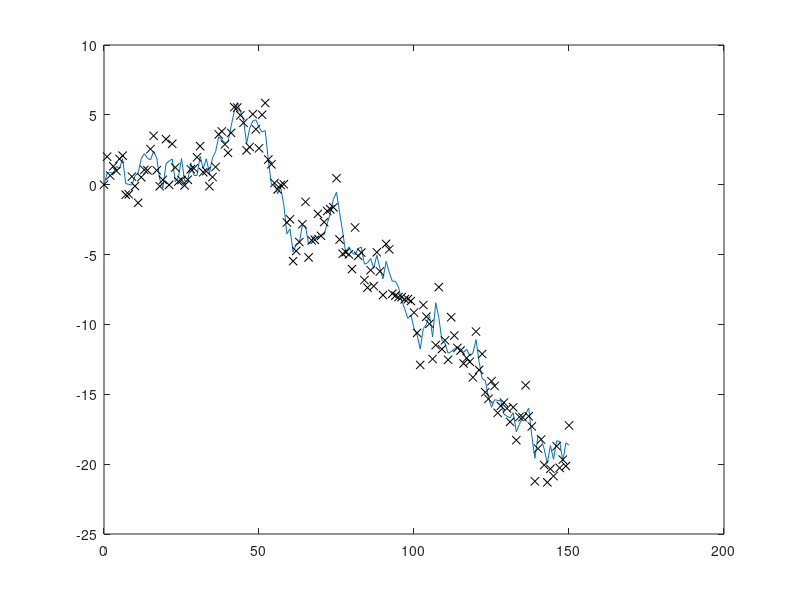

This figure's MATLAB source: (Note: this script raises an error after producing the figure.)
% test both ways of computing 
% the likelihood and its gradient

%% AR(1) model

N = 150;
A = 1;
Q = 1^2;
R = Q*1.2;
H = 1;

K = 0:N;
m0 = 0;
P0 = 1;
%% Simulate

xs = zeros(1,N+1);
ys = zeros(1,N+1);

% simulate
x0 = m0;
x = x0;
xs(:,1) = x0;
ys(:,1) = H*x0;

for k=2:N+1
	x = A*x+sqrt(Q)*randn;
  xs(:,k) = x;
	ys(:,k) = x+sqrt(R)*randn;
end


figure(1); clf;
plot(K,xs,K,ys,'kx');



% compute likelihood for A on grid


NN = 150;
alpha = 0.5;
as = linspace((1-alpha)*A,(1+alpha)*A,NN); % for q1
lhs = zeros(1,NN); glhs = lhs; glbs = lhs;
y = ys;
xDim = size(A,1);
MM = zeros(xDim,N+1); MM(:,1) = m0;
PP = zeros(xDim,xDim,N+1); PP(:,:,1) = P0;
MM_ = zeros(xDim,N+1);
PP_ = zeros(xDim,xDim,N+1);
m = m0; P = P0;
for j=1:NN
  lh = 0;
  for k=1:(N+1)

      [m_,P_] = kf_predict(m,P,as(j),Q);
      MM_(:,k) = m_;
      PP_(:,:,k) = P_;

      if k==N+1; break; end; 

      [m,P,~,my,Sy] = kf_update(m_,P_,y(:,k+1),H,R);


      MM(:,k+1) = m;
      PP(:,:,k+1) = P;
      lh = lh + likelihood(y(:,k+1)-my,Sy);

  end
  lhs(j) = lh;
end

figure(2); clf;
plot(as,lhs); grid on;


%% export plots

textwidth = 426.79134/72.27; % latex textwidth in inches
% plot the true locations and the measurements


plt = struct();kw=struct();
%kw.alpha = 0.2; kw.linewidth = 0.5;
plt.data = {{K xs},{K ys 'kx'},{as lhs}};
plt.w = textwidth*0.5;
plt.A = A;
pyplot('../img/ar1_ex.mat',plt);
